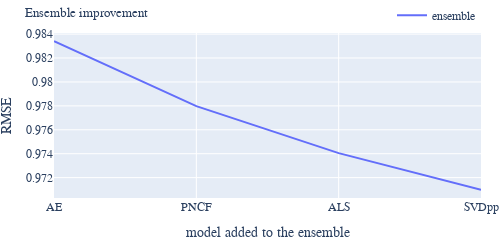

Notebook code for this chart:
### Code cell
import plotly.express as px

df['models'] = df.index
fig = px.line(df, x='models', y=['mean'], title='Ensemble improvement')
fig.update_xaxes(ticktext=['AE', 'PNCF', 'ALS', 'SVDpp'], tickvals=[
    'AE_SWA_large',
    'PNCF',
    'ALS_old',
    'SVDpp_ensemble_gaussian'
], title_text='model added to the ensemble')

newnames ={'mean': 'ensemble'}
fig.for_each_trace(lambda t: t.update(name = newnames[t.name],
                                      legendgroup = newnames[t.name],
                                      hovertemplate = t.hovertemplate.replace(t.name, newnames[t.name])
                                     ))
fig.update_yaxes(title_text='RMSE')
fig.update_layout(legend_title_text='', showlegend=True)
fig.update_layout(legend=dict(
    orientation="h",
    yanchor="bottom",
    y=1.02,
    xanchor="right",
    x=1
))

fig.update_layout(width =500, height=200, 
                  font_family="Serif", font_size=12, title_font_size=13, 
                  margin_l=5, margin_t=1, margin_b=1, margin_r=5)

fig.update_yaxes(nticks=10)
import plotly.io as pio
#save a figure of 300dpi, width 1.5 inches, height 0.75inches
pio.write_image(fig, "./img/ensemble.pdf", width=1.5*300, height=0.75*300)
fig.show()

### Figure 1 — Plotly figure (JSON) as saved in the notebook; plotly's stock layout.template omitted (floating-point values rounded to 4 significant figures)
{"data": [{"hovertemplate": "variable=ensemble<br>models=%{x}<br>value=%{y}<extra></extra>", "legendgroup": "ensemble", "line": {"color": "#636efa", "dash": "solid"}, "marker": {"symbol": "circle"}, "mode": "lines", "name": "ensemble", "orientation": "v", "showlegend": true, "type": "scatter", "x": ["AE_SWA_large", "PNCF", "ALS_old", "SVDpp_ensemble_gaussian"], "xaxis": "x", "y": [0.9834, 0.978, 0.974, 0.971], "yaxis": "y"}], "layout": {"font": {"family": "Serif", "size": 12}, "height": 200, "legend": {"orientation": "h", "title": {"text": ""}, "tracegroupgap": 0, "x": 1, "xanchor": "right", "y": 1.02, "yanchor": "bottom"}, "margin": {"b": 1, "l": 5, "r": 5, "t": 1}, "showlegend": true, "title": {"font": {"size": 13}, "text": "Ensemble improvement"}, "width": 500, "xaxis": {"anchor": "y", "domain": [0, 1], "ticktext": ["AE", "PNCF", "ALS", "SVDpp"], "tickvals": ["AE_SWA_large", "PNCF", "ALS_old", "SVDpp_ensemble_gaussian"], "title": {"text": "model added to the ensemble"}}, "yaxis": {"anchor": "x", "domain": [0, 1], "nticks": 10, "title": {"text": "RMSE"}}}}
